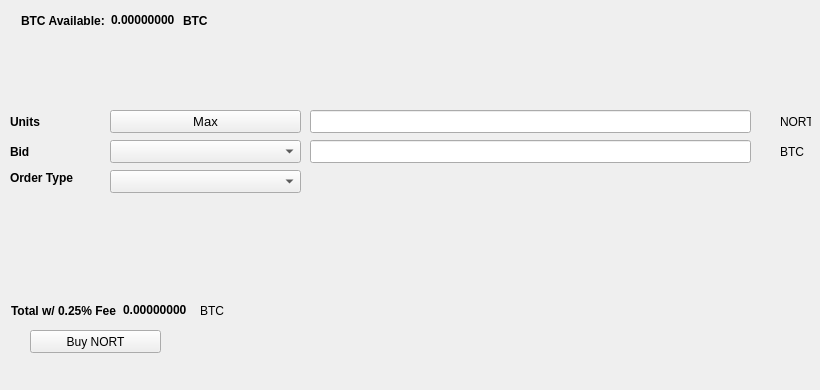
   <widget class="QWidget" name="BuyTab">
    <attribute name="title">
     <string>Buy</string>
    </attribute>
    <widget class="QPushButton" name="BuyNORT">
     <property name="geometry">
      <rect>
       <x>30</x>
       <y>330</y>
       <width>131</width>
       <height>23</height>
      </rect>
     </property>
     <property name="text">
      <string>Buy NORT</string>
     </property>
     <property name="icon">
      <iconset resource="../northern.qrc">
       <normaloff>:/icons/bitcoin</normaloff>:/icons/bitcoin</iconset>
     </property>
    </widget>
    <widget class="QLabel" name="label_3">
     <property name="geometry">
      <rect>
       <x>10</x>
       <y>110</y>
       <width>46</width>
       <height>23</height>
      </rect>
     </property>
     <property name="font">
      <font>
       <weight>75</weight>
       <bold>true</bold>
      </font>
     </property>
     <property name="text">
      <string>Units</string>
     </property>
    </widget>
    <widget class="QLineEdit" name="UnitsInput">
     <property name="geometry">
      <rect>
       <x>310</x>
       <y>110</y>
       <width>441</width>
       <height>23</height>
      </rect>
     </property>
     <property name="font">
      <font>
       <pointsize>9</pointsize>
       <weight>75</weight>
       <bold>true</bold>
      </font>
     </property>
    </widget>
    <widget class="QLineEdit" name="BuyBidPriceEdit">
     <property name="geometry">
      <rect>
       <x>310</x>
       <y>140</y>
       <width>441</width>
       <height>23</height>
      </rect>
     </property>
     <property name="font">
      <font>
       <pointsize>9</pointsize>
       <weight>75</weight>
       <bold>true</bold>
      </font>
     </property>
    </widget>
    <widget class="QLabel" name="label_4">
     <property name="geometry">
      <rect>
       <x>780</x>
       <y>110</y>
       <width>31</width>
       <height>23</height>
      </rect>
     </property>
     <property name="text">
      <string>NORT</string>
     </property>
    </widget>
    <widget class="QLabel" name="label_5">
     <property name="geometry">
      <rect>
       <x>780</x>
       <y>140</y>
       <width>31</width>
       <height>23</height>
      </rect>
     </property>
     <property name="text">
      <string>BTC</string>
     </property>
    </widget>
    <widget class="QLabel" name="label_6">
     <property name="geometry">
      <rect>
       <x>10</x>
       <y>140</y>
       <width>46</width>
       <height>23</height>
      </rect>
     </property>
     <property name="font">
      <font>
       <weight>75</weight>
       <bold>true</bold>
      </font>
     </property>
     <property name="text">
      <string>Bid</string>
     </property>
    </widget>
    <widget class="QLabel" name="label_7">
     <property name="geometry">
      <rect>
       <x>10</x>
       <y>170</y>
       <width>91</width>
       <height>16</height>
      </rect>
     </property>
     <property name="font">
      <font>
       <weight>75</weight>
       <bold>true</bold>
      </font>
     </property>
     <property name="text">
      <string>Order Type</string>
     </property>
    </widget>
    <widget class="QPushButton" name="Buy_Max_Amount">
     <property name="geometry">
      <rect>
       <x>110</x>
       <y>110</y>
       <width>191</width>
       <height>23</height>
      </rect>
     </property>
     <property name="font">
      <font>
       <pointsize>10</pointsize>
      </font>
     </property>
     <property name="text">
      <string>Max</string>
     </property>
    </widget>
    <widget class="QComboBox" name="BuyBidcomboBox">
     <property name="geometry">
      <rect>
       <x>110</x>
       <y>140</y>
       <width>191</width>
       <height>23</height>
      </rect>
     </property>
     <property name="font">
      <font>
       <pointsize>10</pointsize>
      </font>
     </property>
    </widget>
    <widget class="QComboBox" name="buyOrdertypeCombo">
     <property name="geometry">
      <rect>
       <x>110</x>
       <y>170</y>
       <width>191</width>
       <height>23</height>
      </rect>
     </property>
     <property name="font">
      <font>
       <pointsize>10</pointsize>
      </font>
     </property>
    </widget>
    <widget class="QWidget" name="layoutWidget1">
     <property name="geometry">
      <rect>
       <x>21</x>
       <y>11</y>
       <width>227</width>
       <height>19</height>
      </rect>
     </property>
     <layout class="QHBoxLayout" name="horizontalLayout_3">
      <item>
       <widget class="QLabel" name="label232">
        <property name="font">
         <font>
          <weight>75</weight>
          <bold>true</bold>
         </font>
        </property>
        <property name="text">
         <string>BTC Available:</string>
        </property>
       </widget>
      </item>
      <item>
       <widget class="QLabel" name="BtcAvailableLbl">
        <property name="palette">
         <palette>
          <active>
           <colorrole role="WindowText">
            <brush brushstyle="SolidPattern">
             <color alpha="255">
              <red>0</red>
              <green>0</green>
              <blue>0</blue>
             </color>
            </brush>
           </colorrole>
           <colorrole role="Button">
            <brush brushstyle="SolidPattern">
             <color alpha="255">
              <red>0</red>
              <green>170</green>
              <blue>0</blue>
             </color>
            </brush>
           </colorrole>
           <colorrole role="Light">
            <brush brushstyle="SolidPattern">
             <color alpha="255">
              <red>0</red>
              <green>255</green>
              <blue>0</blue>
             </color>
            </brush>
           </colorrole>
           <colorrole role="Midlight">
            <brush brushstyle="SolidPattern">
             <color alpha="255">
              <red>0</red>
              <green>212</green>
              <blue>0</blue>
             </color>
            </brush>
           </colorrole>
           <colorrole role="Dark">
            <brush brushstyle="SolidPattern">
             <color alpha="255">
              <red>0</red>
              <green>85</green>
              <blue>0</blue>
             </color>
            </brush>
           </colorrole>
           <colorrole role="Mid">
            <brush brushstyle="SolidPattern">
             <color alpha="255">
              <red>0</red>
              <green>113</green>
              <blue>0</blue>
             </color>
            </brush>
           </colorrole>
           <colorrole role="Text">
            <brush brushstyle="SolidPattern">
             <color alpha="255">
              <red>0</red>
              <green>170</green>
              <blue>0</blue>
             </color>
            </brush>
           </colorrole>
           <colorrole role="BrightText">
            <brush brushstyle="SolidPattern">
             <color alpha="255">
              <red>255</red>
              <green>255</green>
              <blue>255</blue>
             </color>
            </brush>
           </colorrole>
           <colorrole role="ButtonText">
            <brush brushstyle="SolidPattern">
             <color alpha="255">
              <red>0</red>
              <green>0</green>
              <blue>0</blue>
             </color>
            </brush>
           </colorrole>
           <colorrole role="Base">
            <brush brushstyle="SolidPattern">
             <color alpha="255">
              <red>255</red>
              <green>255</green>
              <blue>255</blue>
             </color>
            </brush>
           </colorrole>
           <colorrole role="Window">
            <brush brushstyle="SolidPattern">
             <color alpha="255">
              <red>0</red>
              <green>170</green>
              <blue>0</blue>
             </color>
            </brush>
           </colorrole>
           <colorrole role="Shadow">
            <brush brushstyle="SolidPattern">
             <color alpha="255">
              <red>0</red>
              <green>0</green>
              <blue>0</blue>
             </color>
            </brush>
           </colorrole>
           <colorrole role="AlternateBase">
            <brush brushstyle="SolidPattern">
             <color alpha="255">
              <red>127</red>
              <green>212</green>
              <blue>127</blue>
             </color>
            </brush>
           </colorrole>
           <colorrole role="ToolTipBase">
            <brush brushstyle="SolidPattern">
             <color alpha="255">
              <red>255</red>
              <green>255</green>
              <blue>220</blue>
             </color>
            </brush>
           </colorrole>
           <colorrole role="ToolTipText">
            <brush brushstyle="SolidPattern">
             <color alpha="255">
              <red>0</red>
              <green>0</green>
              <blue>0</blue>
             </color>
            </brush>
           </colorrole>
          </active>
          <inactive>
           <colorrole role="WindowText">
            <brush brushstyle="SolidPattern">
             <color alpha="255">
              <red>0</red>
              <green>0</green>
              <blue>0</blue>
             </color>
            </brush>
           </colorrole>
           <colorrole role="Button">
            <brush brushstyle="SolidPattern">
             <color alpha="255">
              <red>0</red>
              <green>170</green>
              <blue>0</blue>
             </color>
            </brush>
           </colorrole>
           <colorrole role="Light">
            <brush brushstyle="SolidPattern">
             <color alpha="255">
              <red>0</red>
              <green>255</green>
              <blue>0</blue>
             </color>
            </brush>
           </colorrole>
           <colorrole role="Midlight">
            <brush brushstyle="SolidPattern">
             <color alpha="255">
              <red>0</red>
              <green>212</green>
              <blue>0</blue>
             </color>
            </brush>
           </colorrole>
           <colorrole role="Dark">
            <brush brushstyle="SolidPattern">
             <color alpha="255">
              <red>0</red>
              <green>85</green>
              <blue>0</blue>
             </color>
            </brush>
           </colorrole>
           <colorrole role="Mid">
            <brush brushstyle="SolidPattern">
             <color alpha="255">
              <red>0</red>
              <green>113</green>
              <blue>0</blue>
             </color>
            </brush>
           </colorrole>
           <colorrole role="Text">
            <brush brushstyle="SolidPattern">
             <color alpha="255">
              <red>0</red>
              <green>170</green>
              <blue>0</blue>
             </color>
            </brush>
           </colorrole>
           <colorrole role="BrightText">
            <brush brushstyle="SolidPattern">
             <color alpha="255">
              <red>255</red>
              <green>255</green>
              <blue>255</blue>
             </color>
            </brush>
           </colorrole>
           <colorrole role="ButtonText">
            <brush brushstyle="SolidPattern">
             <color alpha="255">
              <red>0</red>
              <green>0</green>
              <blue>0</blue>
             </color>
            </brush>
           </colorrole>
           <colorrole role="Base">
            <brush brushstyle="SolidPattern">
             <color alpha="255">
              <red>255</red>
              <green>255</green>
              <blue>255</blue>
             </color>
            </brush>
           </colorrole>
           <colorrole role="Window">
            <brush brushstyle="SolidPattern">
             <color alpha="255">
              <red>0</red>
              <green>170</green>
              <blue>0</blue>
             </color>
            </brush>
           </colorrole>
           <colorrole role="Shadow">
            <brush brushstyle="SolidPattern">
             <color alpha="255">
              <red>0</red>
              <green>0</green>
              <blue>0</blue>
             </color>
            </brush>
           </colorrole>
           <colorrole role="AlternateBase">
            <brush brushstyle="SolidPattern">
             <color alpha="255">
              <red>127</red>
              <green>212</green>
              <blue>127</blue>
             </color>
            </brush>
           </colorrole>
           <colorrole role="ToolTipBase">
            <brush brushstyle="SolidPattern">
             <color alpha="255">
              <red>255</red>
              <green>255</green>
              <blue>220</blue>
             </color>
            </brush>
           </colorrole>
           <colorrole role="ToolTipText">
            <brush brushstyle="SolidPattern">
             <color alpha="255">
              <red>0</red>
              <green>0</green>
              <blue>0</blue>
             </color>
            </brush>
           </colorrole>
          </inactive>
          <disabled>
           <colorrole role="WindowText">
            <brush brushstyle="SolidPattern">
             <color alpha="255">
              <red>0</red>
              <green>85</green>
              <blue>0</blue>
             </color>
            </brush>
           </colorrole>
           <colorrole role="Button">
            <brush brushstyle="SolidPattern">
             <color alpha="255">
              <red>0</red>
              <green>170</green>
              <blue>0</blue>
             </color>
            </brush>
           </colorrole>
           <colorrole role="Light">
            <brush brushstyle="SolidPattern">
             <color alpha="255">
              <red>0</red>
              <green>255</green>
              <blue>0</blue>
             </color>
            </brush>
           </colorrole>
           <colorrole role="Midlight">
            <brush brushstyle="SolidPattern">
             <color alpha="255">
              <red>0</red>
              <green>212</green>
              <blue>0</blue>
             </color>
            </brush>
           </colorrole>
           <colorrole role="Dark">
            <brush brushstyle="SolidPattern">
             <color alpha="255">
              <red>0</red>
              <green>85</green>
              <blue>0</blue>
             </color>
            </brush>
           </colorrole>
           <colorrole role="Mid">
            <brush brushstyle="SolidPattern">
             <color alpha="255">
              <red>0</red>
              <green>113</green>
              <blue>0</blue>
             </color>
            </brush>
           </colorrole>
           <colorrole role="Text">
            <brush brushstyle="SolidPattern">
             <color alpha="255">
              <red>0</red>
              <green>85</green>
              <blue>0</blue>
             </color>
            </brush>
           </colorrole>
           <colorrole role="BrightText">
            <brush brushstyle="SolidPattern">
             <color alpha="255">
              <red>255</red>
              <green>255</green>
              <blue>255</blue>
             </color>
            </brush>
           </colorrole>
           <colorrole role="ButtonText">
            <brush brushstyle="SolidPattern">
             <color alpha="255">
              <red>0</red>
              <green>85</green>
              <blue>0</blue>
             </color>
            </brush>
           </colorrole>
           <colorrole role="Base">
            <brush brushstyle="SolidPattern">
             <color alpha="255">
              <red>0</red>
              <green>170</green>
              <blue>0</blue>
             </color>
            </brush>
           </colorrole>
           <colorrole role="Window">
            <brush brushstyle="SolidPattern">
             <color alpha="255">
              <red>0</red>
              <green>170</green>
              <blue>0</blue>
             </color>
            </brush>
           </colorrole>
           <colorrole role="Shadow">
            <brush brushstyle="SolidPattern">
             <color alpha="255">
              <red>0</red>
              <green>0</green>
              <blue>0</blue>
             </color>
            </brush>
           </colorrole>
           <colorrole role="AlternateBase">
            <brush brushstyle="SolidPattern">
             <color alpha="255">
              <red>0</red>
              <green>170</green>
              <blue>0</blue>
             </color>
            </brush>
           </colorrole>
           <colorrole role="ToolTipBase">
            <brush brushstyle="SolidPattern">
             <color alpha="255">
              <red>255</red>
              <green>255</green>
              <blue>220</blue>
             </color>
            </brush>
           </colorrole>
           <colorrole role="ToolTipText">
            <brush brushstyle="SolidPattern">
             <color alpha="255">
              <red>0</red>
              <green>0</green>
              <blue>0</blue>
             </color>
            </brush>
           </colorrole>
          </disabled>
         </palette>
        </property>
        <property name="font">
         <font>
          <weight>75</weight>
          <bold>true</bold>
         </font>
        </property>
        <property name="text">
         <string>0.00000000</string>
        </property>
        <property name="textInteractionFlags">
         <set>Qt::LinksAccessibleByMouse|Qt::TextSelectableByKeyboard|Qt::TextSelectableByMouse</set>
        </property>
       </widget>
      </item>
      <item>
       <widget class="QLabel" name="BtcAvailableLbl_2">
        <property name="font">
         <font>
          <weight>75</weight>
          <bold>true</bold>
         </font>
        </property>
        <property name="text">
         <string>BTC</string>
        </property>
       </widget>
      </item>
     </layout>
    </widget>
    <widget class="QWidget" name="layoutWidge2">
     <property name="geometry">
      <rect>
       <x>11</x>
       <y>301</y>
       <width>259</width>
       <height>19</height>
      </rect>
     </property>
     <layout class="QHBoxLayout" name="horizontalLayout_4">
      <item>
       <widget class="QLabel" name="label_9">
        <property name="font">
         <font>
          <weight>75</weight>
          <bold>true</bold>
         </font>
        </property>
        <property name="text">
         <string>Total w/ 0.25% Fee</string>
        </property>
       </widget>
      </item>
      <item>
       <widget class="QLabel" name="BuyCostLabel">
        <property name="palette">
         <palette>
          <active>
           <colorrole role="WindowText">
            <brush brushstyle="SolidPattern">
             <color alpha="255">
              <red>0</red>
              <green>0</green>
              <blue>0</blue>
             </color>
            </brush>
           </colorrole>
           <colorrole role="Button">
            <brush brushstyle="SolidPattern">
             <color alpha="255">
              <red>0</red>
              <green>170</green>
              <blue>0</blue>
             </color>
            </brush>
           </colorrole>
           <colorrole role="Light">
            <brush brushstyle="SolidPattern">
             <color alpha="255">
              <red>0</red>
              <green>255</green>
              <blue>0</blue>
             </color>
            </brush>
           </colorrole>
           <colorrole role="Midlight">
            <brush brushstyle="SolidPattern">
             <color alpha="255">
              <red>0</red>
              <green>212</green>
              <blue>0</blue>
             </color>
            </brush>
           </colorrole>
           <colorrole role="Dark">
            <brush brushstyle="SolidPattern">
             <color alpha="255">
              <red>0</red>
              <green>85</green>
              <blue>0</blue>
             </color>
            </brush>
           </colorrole>
           <colorrole role="Mid">
            <brush brushstyle="SolidPattern">
             <color alpha="255">
              <red>0</red>
              <green>113</green>
              <blue>0</blue>
             </color>
            </brush>
           </colorrole>
           <colorrole role="Text">
            <brush brushstyle="SolidPattern">
             <color alpha="255">
              <red>0</red>
              <green>170</green>
              <blue>0</blue>
             </color>
            </brush>
           </colorrole>
           <colorrole role="BrightText">
            <brush brushstyle="SolidPattern">
             <color alpha="255">
              <red>255</red>
              <green>255</green>
              <blue>255</blue>
             </color>
            </brush>
           </colorrole>
           <colorrole role="ButtonText">
            <brush brushstyle="SolidPattern">
             <color alpha="255">
              <red>0</red>
              <green>0</green>
              <blue>0</blue>
             </color>
            </brush>
           </colorrole>
           <colorrole role="Base">
            <brush brushstyle="SolidPattern">
             <color alpha="255">
              <red>255</red>
              <green>255</green>
              <blue>255</blue>
             </color>
            </brush>
           </colorrole>
           <colorrole role="Window">
            <brush brushstyle="SolidPattern">
             <color alpha="255">
              <red>0</red>
              <green>170</green>
              <blue>0</blue>
             </color>
            </brush>
           </colorrole>
           <colorrole role="Shadow">
            <brush brushstyle="SolidPattern">
             <color alpha="255">
              <red>0</red>
              <green>0</green>
              <blue>0</blue>
             </color>
            </brush>
           </colorrole>
           <colorrole role="AlternateBase">
            <brush brushstyle="SolidPattern">
             <color alpha="255">
              <red>127</red>
              <green>212</green>
              <blue>127</blue>
             </color>
            </brush>
           </colorrole>
           <colorrole role="ToolTipBase">
            <brush brushstyle="SolidPattern">
             <color alpha="255">
              <red>255</red>
              <green>255</green>
              <blue>220</blue>
             </color>
            </brush>
           </colorrole>
           <colorrole role="ToolTipText">
            <brush brushstyle="SolidPattern">
             <color alpha="255">
              <red>0</red>
              <green>0</green>
              <blue>0</blue>
             </color>
            </brush>
           </colorrole>
          </active>
          <inactive>
           <colorrole role="WindowText">
            <brush brushstyle="SolidPattern">
             <color alpha="255">
              <red>0</red>
              <green>0</green>
              <blue>0</blue>
             </color>
            </brush>
           </colorrole>
           <colorrole role="Button">
            <brush brushstyle="SolidPattern">
             <color alpha="255">
              <red>0</red>
              <green>170</green>
              <blue>0</blue>
             </color>
            </brush>
           </colorrole>
           <colorrole role="Light">
            <brush brushstyle="SolidPattern">
             <color alpha="255">
              <red>0</red>
              <green>255</green>
              <blue>0</blue>
             </color>
            </brush>
           </colorrole>
           <colorrole role="Midlight">
            <brush brushstyle="SolidPattern">
             <color alpha="255">
              <red>0</red>
              <green>212</green>
              <blue>0</blue>
             </color>
            </brush>
           </colorrole>
           <colorrole role="Dark">
            <brush brushstyle="SolidPattern">
             <color alpha="255">
              <red>0</red>
              <green>85</green>
              <blue>0</blue>
             </color>
            </brush>
           </colorrole>
           <colorrole role="Mid">
            <brush brushstyle="SolidPattern">
             <color alpha="255">
              <red>0</red>
              <green>113</green>
              <blue>0</blue>
             </color>
            </brush>
           </colorrole>
           <colorrole role="Text">
            <brush brushstyle="SolidPattern">
             <color alpha="255">
              <red>0</red>
              <green>170</green>
              <blue>0</blue>
             </color>
            </brush>
           </colorrole>
           <colorrole role="BrightText">
            <brush brushstyle="SolidPattern">
             <color alpha="255">
              <red>255</red>
              <green>255</green>
              <blue>255</blue>
             </color>
            </brush>
           </colorrole>
           <colorrole role="ButtonText">
            <brush brushstyle="SolidPattern">
             <color alpha="255">
              <red>0</red>
              <green>0</green>
              <blue>0</blue>
             </color>
            </brush>
           </colorrole>
           <colorrole role="Base">
            <brush brushstyle="SolidPattern">
             <color alpha="255">
              <red>255</red>
              <green>255</green>
              <blue>255</blue>
             </color>
            </brush>
           </colorrole>
           <colorrole role="Window">
            <brush brushstyle="SolidPattern">
             <color alpha="255">
              <red>0</red>
              <green>170</green>
              <blue>0</blue>
             </color>
            </brush>
           </colorrole>
           <colorrole role="Shadow">
            <brush brushstyle="SolidPattern">
             <color alpha="255">
              <red>0</red>
              <green>0</green>
              <blue>0</blue>
             </color>
            </brush>
           </colorrole>
           <colorrole role="AlternateBase">
            <brush brushstyle="SolidPattern">
             <color alpha="255">
              <red>127</red>
              <green>212</green>
              <blue>127</blue>
             </color>
            </brush>
           </colorrole>
           <colorrole role="ToolTipBase">
            <brush brushstyle="SolidPattern">
             <color alpha="255">
              <red>255</red>
              <green>255</green>
              <blue>220</blue>
             </color>
            </brush>
           </colorrole>
           <colorrole role="ToolTipText">
            <brush brushstyle="SolidPattern">
             <color alpha="255">
              <red>0</red>
              <green>0</green>
              <blue>0</blue>
             </color>
            </brush>
           </colorrole>
          </inactive>
          <disabled>
           <colorrole role="WindowText">
            <brush brushstyle="SolidPattern">
             <color alpha="255">
              <red>0</red>
              <green>85</green>
              <blue>0</blue>
             </color>
            </brush>
           </colorrole>
           <colorrole role="Button">
            <brush brushstyle="SolidPattern">
             <color alpha="255">
              <red>0</red>
              <green>170</green>
              <blue>0</blue>
             </color>
            </brush>
           </colorrole>
           <colorrole role="Light">
            <brush brushstyle="SolidPattern">
             <color alpha="255">
              <red>0</red>
              <green>255</green>
              <blue>0</blue>
             </color>
            </brush>
           </colorrole>
           <colorrole role="Midlight">
            <brush brushstyle="SolidPattern">
             <color alpha="255">
              <red>0</red>
              <green>212</green>
              <blue>0</blue>
             </color>
            </brush>
           </colorrole>
           <colorrole role="Dark">
            <brush brushstyle="SolidPattern">
             <color alpha="255">
              <red>0</red>
              <green>85</green>
              <blue>0</blue>
             </color>
            </brush>
           </colorrole>
           <colorrole role="Mid">
            <brush brushstyle="SolidPattern">
             <color alpha="255">
              <red>0</red>
              <green>113</green>
              <blue>0</blue>
             </color>
            </brush>
           </colorrole>
           <colorrole role="Text">
            <brush brushstyle="SolidPattern">
             <color alpha="255">
              <red>0</red>
              <green>85</green>
              <blue>0</blue>
             </color>
            </brush>
           </colorrole>
           <colorrole role="BrightText">
            <brush brushstyle="SolidPattern">
             <color alpha="255">
              <red>255</red>
              <green>255</green>
              <blue>255</blue>
             </color>
            </brush>
           </colorrole>
           <colorrole role="ButtonText">
            <brush brushstyle="SolidPattern">
             <color alpha="255">
              <red>0</red>
              <green>85</green>
              <blue>0</blue>
             </color>
            </brush>
           </colorrole>
           <colorrole role="Base">
            <brush brushstyle="SolidPattern">
             <color alpha="255">
              <red>0</red>
              <green>170</green>
              <blue>0</blue>
             </color>
            </brush>
           </colorrole>
           <colorrole role="Window">
            <brush brushstyle="SolidPattern">
             <color alpha="255">
              <red>0</red>
              <green>170</green>
              <blue>0</blue>
             </color>
            </brush>
           </colorrole>
           <colorrole role="Shadow">
            <brush brushstyle="SolidPattern">
             <color alpha="255">
              <red>0</red>
              <green>0</green>
              <blue>0</blue>
             </color>
            </brush>
           </colorrole>
           <colorrole role="AlternateBase">
            <brush brushstyle="SolidPattern">
             <color alpha="255">
              <red>0</red>
              <green>170</green>
              <blue>0</blue>
             </color>
            </brush>
           </colorrole>
           <colorrole role="ToolTipBase">
            <brush brushstyle="SolidPattern">
             <color alpha="255">
              <red>255</red>
              <green>255</green>
              <blue>220</blue>
             </color>
            </brush>
           </colorrole>
           <colorrole role="ToolTipText">
            <brush brushstyle="SolidPattern">
             <color alpha="255">
              <red>0</red>
              <green>0</green>
              <blue>0</blue>
             </color>
            </brush>
           </colorrole>
          </disabled>
         </palette>
        </property>
        <property name="font">
         <font>
          <weight>75</weight>
          <bold>true</bold>
         </font>
        </property>
        <property name="autoFillBackground">
         <bool>false</bool>
        </property>
        <property name="text">
         <string>0.00000000</string>
        </property>
        <property name="textInteractionFlags">
         <set>Qt::LinksAccessibleByMouse|Qt::TextSelectableByMouse</set>
        </property>
       </widget>
      </item>
      <item>
       <widget class="QLabel" name="label_10">
        <property name="font">
         <font>
          <weight>50</weight>
          <bold>false</bold>
         </font>
        </property>
        <property name="text">
         <string>BTC</string>
        </property>
       </widget>
      </item>
     </layout>
    </widget>
    <widget class="QLabel" name="label_24">
     <property name="geometry">
      <rect>
       <x>460</x>
       <y>300</y>
       <width>281</width>
       <height>81</height>
      </rect>
     </property>
     <property name="text">
      <string/>
     </property>
     <property name="pixmap">
      <pixmap>:/images/bittrex</pixmap>
     </property>
    </widget>
   </widget>
